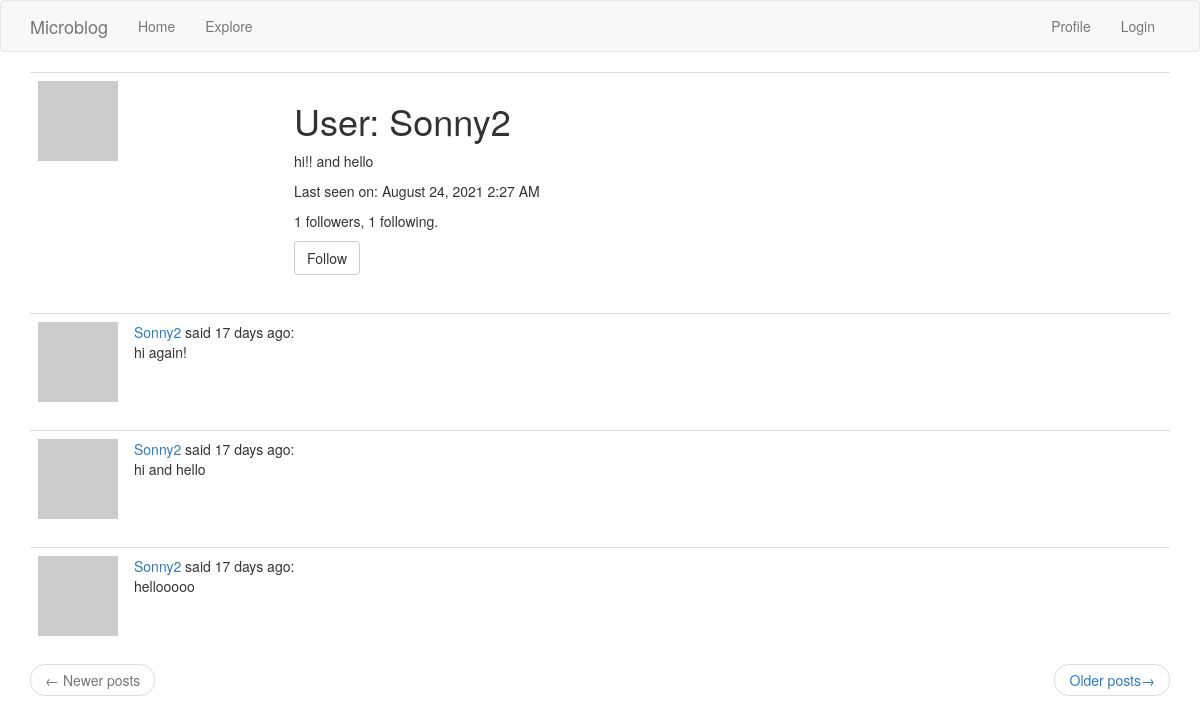
Before: /user/Sonny2 (signed in) with the older database file.
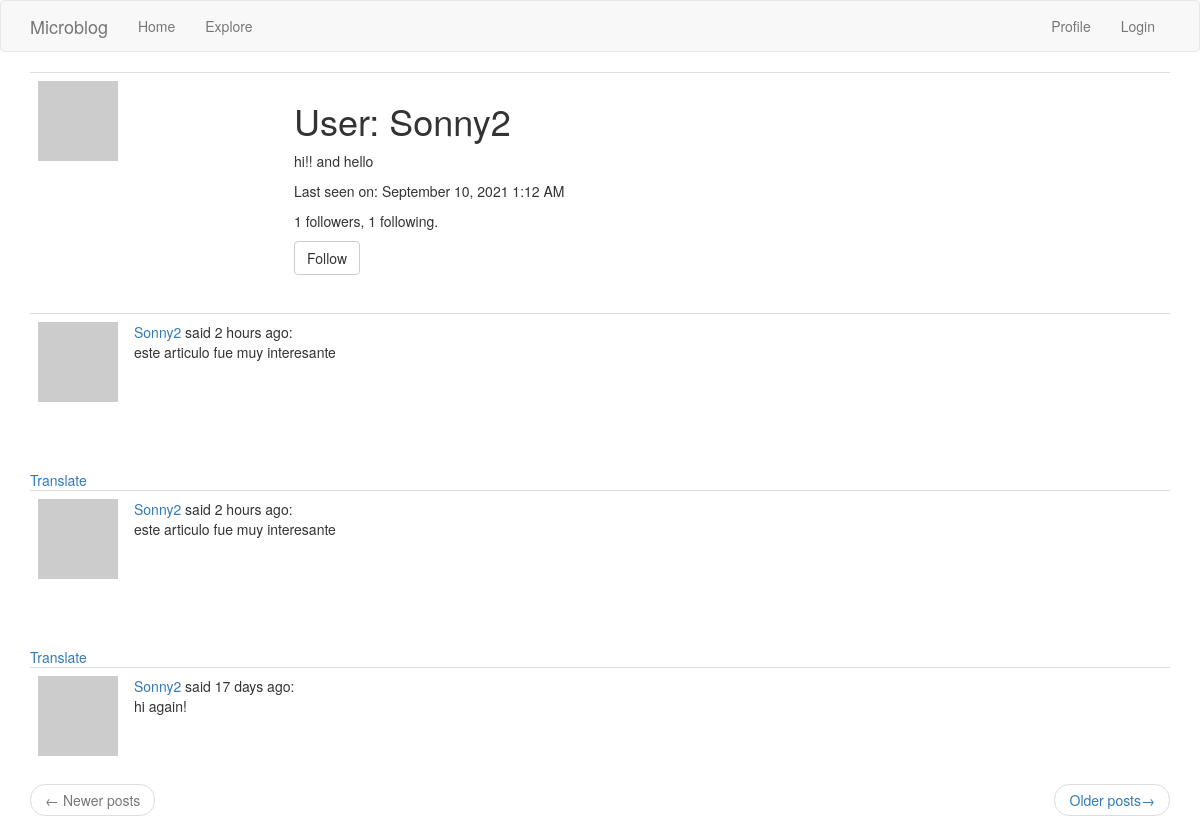
After: the same page with the newer database file.
### app/models.py (models this page shows, shortened)
class User(UserMixin, db.Model):
    id = db.Column(db.Integer, primary_key=True)
    username = db.Column(db.String(64), index=True, unique=True)
    email = db.Column(db.String(120), index=True, unique=True)
    password_hash = db.Column(db.String(128))
    posts = db.relationship('Post',backref='author', lazy='dynamic')
    about_me = db.Column(db.String(140))
    last_seen = db.Column(db.DateTime, default=datetime.utcnow)
    followed = db.relationship(
        'User', secondary=followers,
        primaryjoin=(followers.c.follower_id == id),
        secondaryjoin=(followers.c.followed_id == id),
        backref=db.backref('followers', lazy='dynamic'), lazy='dynamic')
    def avatar(self, size):
        digest = md5(self.email.lower().encode('utf-8')).hexdigest()
        return 'https://www.gravatar.com/avatar/{}?d=identicon&s={}'.format(digest, size)
    def is_following(self, user):
        return self.followed.filter(followers.c.followed_id == user.id).count()>0

class Post(db.Model):
    id = db.Column(db.Integer, primary_key=True)
    body = db.Column(db.String(140))
    timestamp = db.Column(db.DateTime, index=True, default=datetime.utcnow)
    user_id = db.Column(db.Integer, db.ForeignKey('user.id'))
    language = db.Column(db.String(5))

### app/routes.py (the view)
@app.route('/user/<username>')
@login_required
def user(username):
    user = User.query.filter_by(username=username).first_or_404()
    page = request.args.get('page',1,type=int)
    posts = user.posts.order_by(Post.timestamp.desc()).paginate(page,app.config['POSTS_PER_PAGE'],False)
    next_url = url_for('user',username=user.username,page=posts.next_num) if posts.has_next else None
    prev_url = url_for('user',username=user.username, page=posts.prev_num) if posts.has_prev else None
    form = EmptyForm()
    return render_template('user.html', user=user, posts=posts.items, next_url=next_url, prev_url=prev_url, form=form)

### app/forms.py
class EmptyForm(FlaskForm):
    submit = SubmitField('Submit')

### app/models.py (called while the page is built)
@login.user_loader
def load_user(id):
    return User.query.get(int(id))

### app/routes.py (called while the page is built)
@app.before_request
def before_request():
    if current_user.is_authenticated:
        current_user.last_seen = datetime.utcnow()
        db.session.commit()
    g.locale = str(get_locale())

### app/templates/user.html (shortened to what this page needs)
{% extends 'base.html' %}
{% block app_content %}
    <table class ="table table-hover">
        <tr>
            <td width="256px"><img src ="{{ user.avatar(128) }}"></td>
            <td>
                <h1>User: {{user.username }}</h1>
                {% if user.about_me %}<p>{{ user.about_me }}</p>{% endif %}
                {% if user.last_seen %}
                <p>Last seen on: {{ moment(user.last_seen).format('LLL') }}</p>
                {% endif %}
                <p>{{ user.followers.count() }} followers, {{user.followed.count() }} following.</p>
                {% if user == current_user %}
                <p> <a href="{{ url_for('edit_profile') }}">Edit your profile</a></p>
                {% elif not current_user.is_following(user) %}
                <p>
                    <form action="{{url_for('follow', username=user.username) }}" method="post">
                        {{ form.submit(value='Follow', class_='btn btn-default')}}
                    </form>
                </p>
                {% endif %}
            </td>
        </tr>
    </table>
    {% for post in posts %}
        {% include '_post.html' %}
{% endfor %}
<nav aria-label="...">
    <u1 class="pager">
        <li class="previous{% if not prev_url %} disabled{% endif %}">
            <a href="{{ prev_url or '#' }}">
                <span aria-hidden="true">&larr;</span> Newer posts
            </a>
        </li>
        <li class="next{% if not next_url %} disabled{% endif %}">
            <a href="{{ next_url or '#' }}">
                Older posts<span aria-hidden="true">&rarr;</span>
            </a>
        </li>
    </u1>
</nav>
{% endblock %}

### app/templates/base.html (shortened to what this page needs)
{% extends 'bootstrap/base.html' %}
{% block navbar %}
    <nav class="navbar navbar-default">
        <div class="container">
            <div class="navbar-header">
                <a class="navbar-brand" href="{{url_for('index') }}">Microblog</a>
            </div>
            <div class="collapse navbar-collapse" id="bs-example-navbar-collapse-1">
                <u1 class="nav navbar-nav">
                    <li><a href="{{url_for('index') }}">Home</a></li>
                    <li><a href="{{url_for('explore') }}">Explore</a></li>
                </u1>
                <ul class="nav navbar-nav navbar-right">
                    {% if current_user.is_anonymous %}
                    <li><a href="{{url_for('login') }}">Login</a></li>
                    {% else %}
                    <li><a href="{{url_for('user', username=current_user.username) }}">Profile</a></li>
                    <li><a href="{{url_for('logout') }}">Login</a></li>
                    {% endif %}
                </ul>
            </div>
        </div>
    </nav>
    {% endblock %}
    {% block content %}
        <div class="container">
            {% block app_content %}{% endblock %}
        </div>
    {% endblock %}

### app/templates/_post.html
<table class="table table-hover">
    <tr>
        <td width="70px">
            <a href="{{ url_for('user', username=post.author.username) }}">
                <img src ="{{ post.author.avatar(70) }}" />
            </a>
        </td>
        <td>
            <a href="{{ url_for('user', username=post.author.username) }}">
                {{ post.author.username }}
            </a>
            said {{ moment(post.timestamp).fromNow() }}: <br>
            <span id = "post{{ post.id }}">{{ post.body }}</span>
        </td>
    </tr>
</table>
{% if post.language and post.language != g.locale%}
<br><br>
<span id= "translation{{ post.id }}">
<a href="javascript:translate(
    '#post{{ post.id }}',
    '#translation{{ post.id }}',
    '{{ post.language }}',
    '{{ g.locale }}');">
    {{ 'Translate' }}</a>
</span>
{% endif %}

Changed rows visible on the page:
no longer on this page (row unchanged): Post: author.username "Sonny2", timestamp "17 days ago", body "hi and hello"
no longer on this page (row unchanged): Post: author.username "Sonny2", timestamp "17 days ago", body "hellooooo"
changed User "Sonny2": last_seen "August 24, 2021 2:27 AM" → "September 10, 2021 1:12 AM"
added Post: author.username "Sonny2", timestamp "2 hours ago", body "este articulo fue muy interesante", value "Translate"
added Post: author.username "Sonny2", timestamp "2 hours ago", body "este articulo fue muy interesante", value "Translate"
